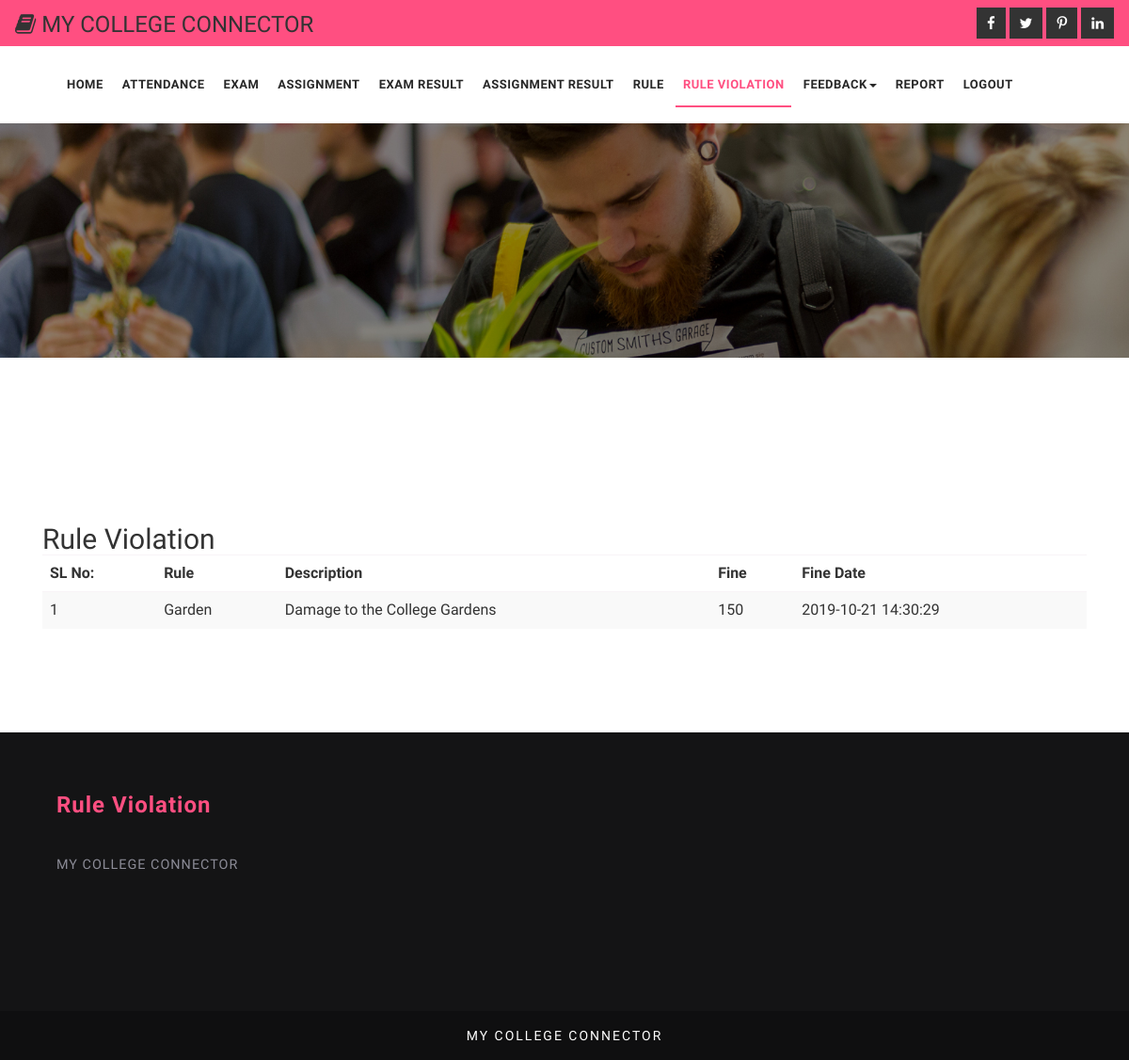
Page /parent/rule_violation.php (signed in) on the committed database.
### tables this page shows
CREATE TABLE IF NOT EXISTS `tbl_rule_violation` (
  `rule_violation_id` int(11) NOT NULL AUTO_INCREMENT,
  `student_login_id` int(11) NOT NULL,
  `rule_id` int(11) NOT NULL,
  `date_fine` timestamp NOT NULL DEFAULT CURRENT_TIMESTAMP,
  `staff_login_id` int(11) NOT NULL,
  PRIMARY KEY (`rule_violation_id`)
);

CREATE TABLE IF NOT EXISTS `tbl_rules` (
  `rule_id` int(11) NOT NULL AUTO_INCREMENT,
  `rule_name` varchar(50) NOT NULL,
  `description` varchar(500) NOT NULL,
  `fine` int(11) NOT NULL,
  PRIMARY KEY (`rule_id`)
);

### dboperation.php (called while the page is built, shortened)
<?php
class dboperation
{
	var $con,$dbcon,$res;
	function dbconnect()
	{
		$this->con=mysqli_connect("localhost","root","","college_connector");
	}
	function execute($qry)
	{
		$this->res=mysqli_query($this->con,$qry);
		return $this->res;
	}
}
?>

### parent/rule_violation.php (the view, shortened to what this page needs)
<!DOCTYPE html>
<html>
<head>
	<link href="../css/bootstrap.css" rel="stylesheet" type="text/css" media="all" />
	<link href="../css/style.css" rel="stylesheet" type="text/css" media="all" />
	<link href="../css/font-awesome.css" rel="stylesheet">
</head>
<body>
	      <?php
if(isset($_SESSION['login_id']))
{
    ?>
	<div class="header-1">
	<div class="agileits_top_menu">
		<div class="w3l_header_left">
					<div>
				<h3><span class="fa fa-book" aria-hidden="true"></span> MY COLLEGE CONNECTOR</h3></div>
			</div>
			<div class="w3l_header_right">
				<div class="w3ls-social-icons text-left">
					<a class="facebook" href="#"><i class="fa fa-facebook"></i></a>
					<a class="twitter" href="#"><i class="fa fa-twitter"></i></a>
					<a class="pinterest" href="#"><i class="fa fa-pinterest-p"></i></a>
					<a class="linkedin" href="#"><i class="fa fa-linkedin"></i></a>
				</div>
			</div>
			<div class="clearfix"> </div>
		</div>
		<div class="content white agile-info">
			<nav class="navbar navbar-default" role="navigation">
				<div class="container">
					<div class="collapse navbar-collapse" id="bs-example-navbar-collapse-1">
						<nav class="link-effect-2" id="link-effect-2">
							<ul class="nav navbar-nav">
								<li ><a href="index.php" class="effect-3">Home</a></li>
								<li><a href="attendance.php" class="effect-3">Attendance</a></li>
								<li><a href="exam_announcement.php" class="effect-3">Exam </a></li>
								<li><a href="assignment_announcement.php" class="effect-3">Assignment</a></li>
<li><a href="exam_result.php" class="effect-3">Exam Result</a></li>
<li><a href="assignement_result.php" class="effect-3">Assignment Result</a></li>
<li><a href="rule.php" class="effect-3">Rule</a></li>
<li class="active"><a href="rule_violation.php" class="effect-3">Rule Violation</a></li>
<li><a href="#" class="dropdown-toggle hvr-bounce-to-bottom" data-toggle="dropdown" role="button" aria-haspopup="true" aria-expanded="false">Feedback<span class="caret"></span></a>
										</li>
<li><a href="report.php" class="effect-3">Report</a></li>
<li><a href="../logout.php" class="effect-3">Logout</a></li>
							</ul>
						</nav>
					</div>
				</div>
			</nav>
		</div>
	</div>
	<div class="inner_content_info_agileits">
		<div class="container">
			<div class="inner_sec_grids_info_w3ls">
				<div class="w3layouts_mail_grid">
							<h2>Rule Violation  </h2>
	<?php
 include_once("../dboperation.php");
       $db=new dboperation();
     $slogid=$_SESSION['login_id'];
    $sql="select * from tbl_rule_violation as e inner join tbl_rules as an on e.rule_id=an.rule_id   where e.student_login_id=(select student_login_id from tbl_parent_reg where login_id=$slogid)";
       $res1=$db->execute($sql);
?>
<table  class="table table-striped">
      <tr>
      <tr class="toptrtbl">
       <th>SL No:</th>
      <th>Rule</th>
      <th>Description</th>
      <th>Fine</th>
      <th>Fine Date</th>
    </tr>
	<?php
	$count1=1;
	while($r1=mysqli_fetch_array($res1))
	{
	?>
    <tr>
     <td><?php echo $count1 ?></td>
      <td><?php echo $r1['rule_name'] ?></td>
      <td><?php echo $r1['description'] ?></td>
     <td><?php echo $r1['fine'] ?></td>
 <td><?php echo $r1['date_fine'] ?></td>
 </tr>
	<?php
	$count1++;
	}
	?>
  </table>
				</div>
			</div>
		</div>
	</div>
	<div class="footer_top_agileits">
		<div class="container">
			<div class="col-md-4 footer_grid">
				<h3>Rule Violation</h3>
				<p>MY COLLEGE CONNECTOR
				</p>
			</div>
			<div class="col-md-4 footer_grid">
			</div>
			<div class="col-md-4 footer_grid">
			</div>
			<div class="clearfix"> </div>
		</div>
	</div>
	<div class="footer_w3ls">
		<div class="container">
					<div class="footer_bottom1">
						<p>MY COLLEGE CONNECTOR</p>
					</div>
		</div>
	</div>
	<?php
}
else
{
    header("location:../login.php");
}
?>
</body>
</html>

### css/style.css (style rules this page uses)
html, body { margin: 0; font-size: 100%; background: #fff; font-family: 'Work Sans', sans-serif; }
body a { text-decoration: none; transition: 0.5s all; -webkit-transition: 0.5s all; -moz-transition: 0.5s all; -o-transition: 0.5s all; -ms-transition: 0.5s all; }
h1, h2, h3, h4, h5, h6 { margin: 0; font-family: 'Work Sans', sans-serif; }
p { margin: 0; letter-spacing: 1px; font-size: 0.9em; }
ul { margin: 0; padding: 0; }
.w3l_header_left { float:left; margin: .3em 0 0; }
.w3l_header_right { float: right; }
.w3ls-social-icons.text-left a { display: inline-block; }
.w3ls-social-icons i { font-size: 15px; background: #333; padding: 8px 10px; color: #fff; border: 1px solid #333; transition: 0.5s all; -webkit-transition: 0.5s all; -o-transition: 0.5s all; -ms-transition: 0.5s all; -moz-transition: 0.5s all; }
.agileits_top_menu { background: #ff4f81; padding: 0.5em 1em; }
.header-1 { background: url(../images/banner1.jpg) 0px 0px no-repeat; background-size: cover; min-height: 380px; }
.content { margin: 0; padding: 0px; }
.navbar-nav { margin: 0; }
.content.white { background: #fff; padding: 1em 0; }
.navbar { position: relative; min-height: 50px; margin-bottom: 0!important; border: 1px solid transparent; }
.navbar-default { background-color: #fff; border-color: #fff; }
.navbar-default .navbar-nav>li>a { color: #282828; font-size: 13px; letter-spacing: 0.5px; font-weight: 600; text-transform: uppercase; padding: 14px 8px; }
.navbar-nav>li>a { padding-top: 18px; padding-bottom: 15px; }
.navbar-default .navbar-nav>.active>a:before { background: #ff4f81; transform: translateX(0); -webkit-transform: translateX(0); -moz-transform: translateX(0); -o-transform: translateX(0); -ms-transform: translateX(0); }
.effect-3 { overflow: hidden; }
.effect-3:before { left: -1px; bottom: 0; width: 100%; height: 2px; background:#ff4f81; content: ''; position: absolute; transition: transform .5s ease; transform: translateX(-100%); -webkit-transform: translateX(-100%); -moz-transform: translateX(-100%); -o-transform: translateX(-100%); -ms-transform: translateX(-100%); }
.navbar-default .navbar-nav>.active>a, .navbar-default .navbar-nav>.active>a:hover, .navbar-default .navbar-nav>.active>a:focus { color: #ff4f81; background: none; }
.navbar-nav>li { float: left; margin: 0 2px; }
.table>thead>tr>th, .table>tbody>tr>th, .table>tfoot>tr>th, .table>thead>tr>td, .table>tbody>tr>td, .table>tfoot>tr>td { padding: 8px; line-height: 1.42857143; vertical-align: top; border-top: 1px solid rgba(241, 234, 239, 0.5); }
.w3layouts_mail_grid { margin: 3em 0 10px 0; }
.inner_content_info_agileits { padding: 1px 0; }
.footer_top_agileits { background: #141415; padding: 4em 0; }
.footer_w3ls { background: #0f0f10; text-align: center; padding: 1em 0; }
.footer_bottom1 p { color: #fff; font-size: 14px; letter-spacing: 2px; margin-top: 0em; }
.footer_grid h3, .footer_grid_left h3 { font-size: 1.5em; color: #ff4f81; position: relative; margin-bottom: 1.5em; font-weight: 600; letter-spacing: 1px; }
.footer_grid p { color: #8b8b96; line-height: 2em; margin-bottom: 2em; }
@media (max-width:1366px) { .inner_sec_grids_info_w3ls { margin-top: 3em; } }
@media (max-width:1366px) { .inner_content_info_agileits, .banner-bottom, .services { padding: 5em 0; } }

### rows in the picture
tbl_rule_violation: rule.rule_name "Garden", rule.description "Damage to the College Gardens", rule.fine "150", date_fine "2019-10-21 14:30:29"
